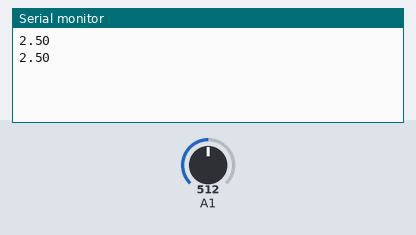
The sketch below on a simulated Arduino Uno, built with avr-gcc and run on an emulated ATmega328P. On the bench: the last lines printed to the serial monitor. The inputs (shaded band) are chosen by the test bench; at power-on: A1 = 512.

Above: at 1.8 s.
1.9 s: A1 set to 716
At 2.5 s:
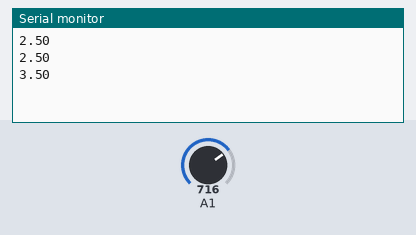
3.4 s: A1 set to 900
At 4.8 s:
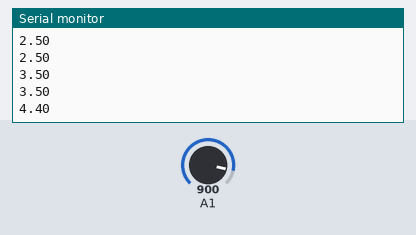
Timing chart, 0 to 6.4 s (numbered marks = the images above; inputs shaded):
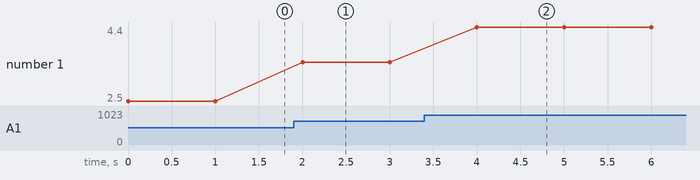

Measured:
- after the input at 1.9 s, the serial monitor: prints a new line after 0.10 s (image 1)
- after the input at 3.4 s, the serial monitor: prints a new line after 0.60 s (image 2)
- plotted number 1: 2.5 → 3.5 after the input at 1.9 s, 3.5 → 4.4 after the input at 3.4 s

The sketch:

PH_calibaration.ino
```cpp
int pH_Value;
float Voltage;
void setup() {
  // put your setup code here, to run once:
  Serial.begin(9600);
  pinMode(pH_Value,INPUT);
}

void loop() {
  // put your main code here, to run repeatedly:
  pH_Value = analogRead(55);
 Voltage= pH_Value *(5.0/1023.0);
  Serial.println(Voltage);
  delay(1000);
}
```
